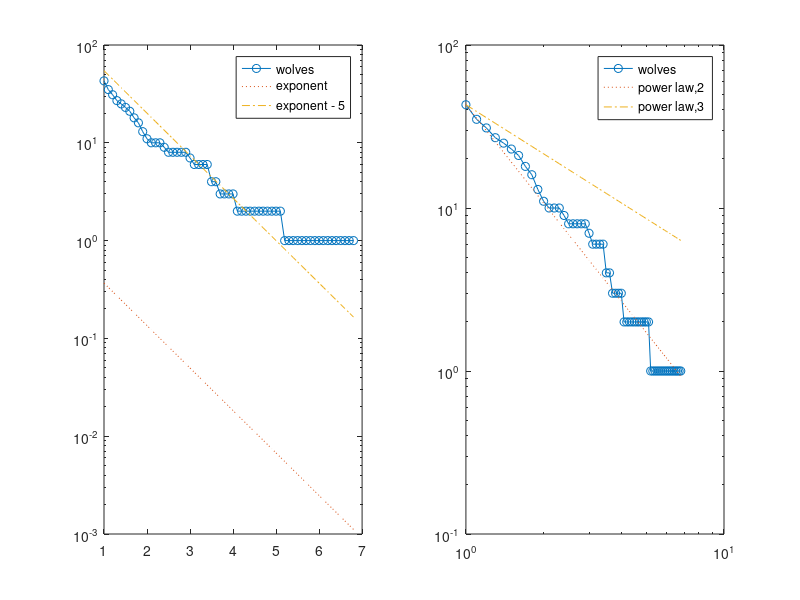

Reproduce this figure in MATLAB. (Note: this script raises an error after producing the figure.)
%% VALIDATING THE WINDSURFURS DATASET (Prestige-based Attachment Model) (to be checked)
% Bijan Ranjbar-Sahraei
% 
% <<windsurfurs.jpg>>
% 
% Observations of 43 individuals were made for 31 days. All interpersonal 
% contacts among collections of these individuals were recorded. 
%
% Source: <http://moreno.ss.uci.edu/data.html#beach>

%% Importing Data
clear all
load windsurfurs_data

%% Preprocessing 
% Preprocessing the data to make it lower triangular and normalized.
n = size(data,1);
data_tril = tril(data,-1);

%% 
% Whenever an agent doesn't have any decendent, we give it a self loop.
for i = 1 : n
    if sum(data_tril(i,:)) == 0
        data_tril(i,i) = 1;
    end
end
data_normalized = data_tril ./ (sum(data_tril,2) * ones(1,n)) ;


%% 
% Extracting the network hierarchy
H = data_normalized > 0;
W_tril = tril(data_normalized,-1);
W = W_tril + W_tril';
for i = 1 : n
    if sum(W_tril(i,:)) == 0
        W(i,i) = 1;
    end
end

%% Degree Distribution
% Here we compare the degree distribution with exponential and power law
% distributions.

ccdf_x = 1:.1:max(sum(W,2));  % the partitions of the x-axis
df_hist = hist(sum(W,2),ccdf_x);
ccdf_hist = cumsum(df_hist(end:-1:1));
ccdf_hist = ccdf_hist(end:-1:1);  % computing the cummulative degree distribution
subplot(121)
semilogy(ccdf_x, ccdf_hist,'-o')
hold on
semilogy(ccdf_x, exp(-ccdf_x),':')  % approximation of power law
semilogy(ccdf_x, exp(5-ccdf_x),'-.')  % approximation of power law
legend('wolves','exponent','exponent - 5')


subplot(122)
loglog(ccdf_x, ccdf_hist,'-o')
hold on
loglog(ccdf_x, n * ccdf_x.^(-2),':')  % approximation of power law
loglog(ccdf_x, n * ccdf_x.^(-1),'-.')  % approximation of power law
legend('wolves','power law,2','power law,3')



%% Strength Distribution Predictions
% Using the hierarchy network, we generate the PA model and compare the
% predicted strength distributions and real distribution.
Wg = genericModel(H,'PA');

ccdf_x_g = 1:.1:max(sum(Wg,2));  % the partitions of the x-axis
df_hist_g = hist(sum(Wg,2),ccdf_x_g);
ccdf_hist_g = cumsum(df_hist_g(end:-1:1));
ccdf_hist_g = ccdf_hist_g(end:-1:1);  % computing the cummulative degree distribution


figure
plot(ccdf_x,ccdf_hist,'o')
hold on
plot(ccdf_x_g,ccdf_hist_g,'*')
legend('Real-World Data','PA predictions')

%% Edge Comparison
% In the previous section we showed the predictions of strength
% distributions. In this section, we compare the single weights with each
% other.

edges = tril(W,-1);
edgesG = tril(Wg,-1);


figure
plot(edges(:),edgesG(:),'o'); lsline
xlabel('real edge weights')
ylabel('predicted edge weights')

